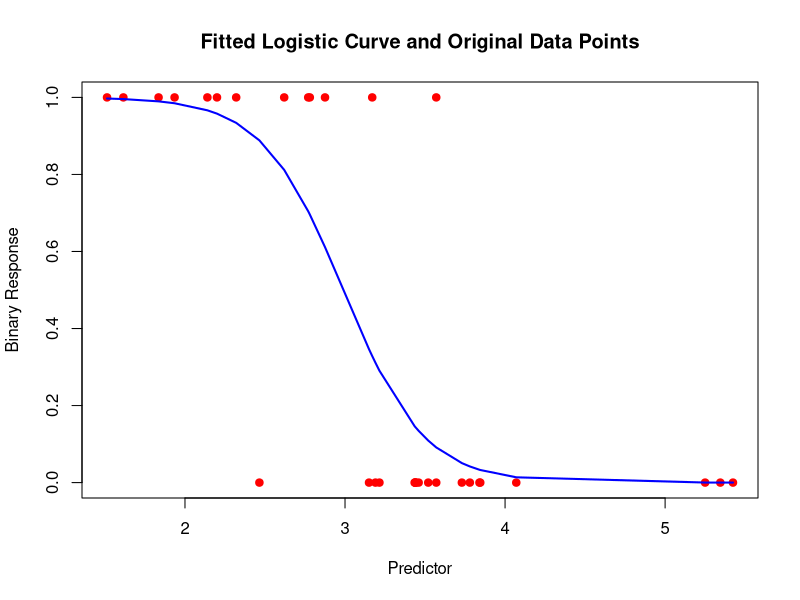
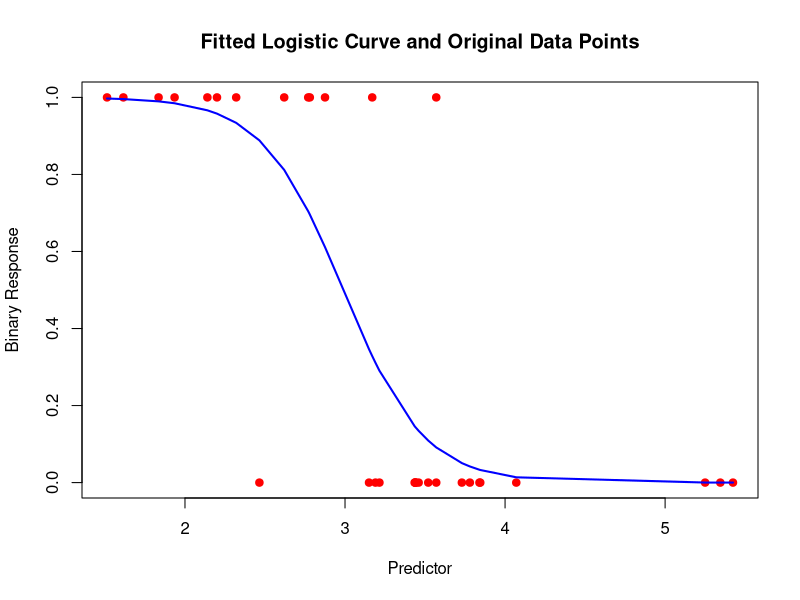

Recreate these plots in R, in order.


# Logistic Function
# Purpose: Computes logistic function for given predictors X and coefficients beta.
# How it Works: Calculates p_i using formula p_i = 1 / (1 + exp(-X^T * beta)), returning predicted probabilities for each observation.
logistic_function <- function(beta, X) {
  # pi = 1 / (1 + exp(-xi^T * beta))
  return(1 / (1 + exp(-X %*% beta)))
}

# Cost Function (Calculating the sum in the argmin equation)
# Purpose: Calculates the cost for the current set of coefficients beta.
# How it Works: Implements logisticfunction as the negative sum of log-likelihood across all observations.
cost_function <- function(beta, X, y) {
  p <- logistic_function(beta, X)
  # -sum(yi * log(pi) + (1 - yi) * log(1 - pi))
  cost <- -sum(y * log(p + 1e-9) + (1 - y) * log(1 - p + 1e-9))  # Adding a small constant to avoid log(0)
  return(cost)
}


# Gradient of the Cost Function
# Purpose: Computes the gradient of the cost function with respect to beta.
# How it Works: Used in gradient descent to determine direction to adjust coefficients beta. Gradient calculated as X^T * (p - y).
gradient_function <- function(beta, X, y) {
  p <- 1 / (1 + exp(-X %*% beta))
  return(t(X) %*% (p - y))
}

# Logistic Regression
# This is a function presented to the user, it takes an X Vector as predictor and y values of 0 or 1 as output variables.
# The learning rate, max iterations, and tolerance can be adjusted by the user.
# Purpose: Optimizes coefficients beta to minimize the cost function.
# How it Works: Initializes beta using least-squares formula (X^T * X)^-1 * X^T * y. 
# Iteratively updates beta in the direction of negative gradient of the cost function,
# scaled by learning rate. Checks for convergence in each iteration. Returns optimized coefficients beta.
logistic_regression <- function(X, y, learning_rate = 0.01, max_iterations = 10000, tolerance = 1e-6) {
  # Initial coefficient estimation using least squares
  beta <- solve(t(X) %*% X) %*% t(X) %*% y
  previous_cost <- Inf
  
  # Iterative optimization process
  for (iteration in 1:max_iterations) {
    current_cost <- cost_function(beta, X, y)
    if (!is.na(current_cost) && !is.infinite(current_cost) && abs(previous_cost - current_cost) < tolerance) {
      break
    }
    previous_cost <- current_cost
    grad <- gradient_function(beta, X, y)
    beta <- beta - learning_rate * grad
  }
  
  # Predict and binarize predictions
  predicted_probs <- logistic_function(beta, X)
  predictions <- ifelse(predicted_probs > 0.5, 1, 0)
  
  # Confusion matrix components
  TP <- sum(predictions == 1 & y == 1)
  TN <- sum(predictions == 0 & y == 0)
  FP <- sum(predictions == 1 & y == 0)
  FN <- sum(predictions == 0 & y == 1)
  
  # Calculate metrics
  prevalence <- sum(y) / length(y)
  accuracy <- (TP + TN) / (TP + TN + FP + FN)
  sensitivity <- TP / (TP + FN)
  specificity <- TN / (TN + FP)
  false_discovery_rate <- FP / (TP + FP)
  diagnostic_odds_ratio <- (TP / FP) / (FN / TN)
  
  # Return a list containing optimized coefficients, confusion matrix, and metrics
  return(list(
    OptimizedCoefficients = beta,
    ConfusionMatrix = matrix(c(TP, FP, FN, TN), nrow = 2, byrow = TRUE),
    Prevalence = prevalence,
    Accuracy = accuracy,
    Sensitivity = sensitivity,
    Specificity = specificity,
    FalseDiscoveryRate = false_discovery_rate,
    DiagnosticOddsRatio = diagnostic_odds_ratio
  ))
}

  
plot_logistic_curve <- function(X, y) {
  # Add an intercept to X
  X_matrix <- cbind(1, X)
  
  # Compute beta estimates using your logistic regression function
  logistic_regression_result <- logistic_regression(X_matrix, y)
  beta_estimates <- logistic_regression_result$OptimizedCoefficients
  
  # Calculate predicted probabilities using the logistic function and beta estimates
  predicted_probabilities <- logistic_function(beta_estimates, X_matrix)
  
  # Create a data frame for plotting
  plot_data <- data.frame(X = X, y = y, predicted = predicted_probabilities)
  
  # Sorting the data for a smooth curve in plot
  plot_data <- plot_data[order(plot_data$X), ]
  
  # Plot the original data points
  plot(y ~ X, data = plot_data, col = "red", xlab = "Predictor", ylab = "Binary Response", 
       main = "Fitted Logistic Curve and Original Data Points",
       pch = 19)  # Points for actual responses
  
  # Add the logistic regression line
  lines(plot_data$X, plot_data$predicted, type = "l", col = "blue", lwd = 2)
}


plot_logistic_curve(mtcars$wt, mtcars$am)

#gpt link for creating cutsom logistic regression and plotting functions: https://chat.openai.com/share/2827b3e8-a2c6-4c1d-ab39-a42235cb1deb
#gpt link for additional editing, and the addition of the matrix and other metrics to the logistic regression function
# https://chat.openai.com/share/39e19490-5083-4928-a5ef-46666b1759e4
  

  
  # EXAMPLE TO BE USED
  data(mtcars)
  
  # Prepare the data
  X <- mtcars$wt
  y <- mtcars$am
  
  # Convert X to a matrix and add an intercept
  X_matrix <- cbind(1, X)
  
  beta_estimates <- logistic_regression(X_matrix, y)
  
  # Print the estimated coefficients
  beta_estimates
  plot_logistic_curve(mtcars$wt, mtcars$am)
  
  
  
  
  
  
  #ACTUAL REGRESSION FOR COMPARISON OF BETA
  data_glm <- data.frame(y = y, X = X)

  # Fit Logistic Regression model using glm()
  model_glm <- glm(y ~ X, data = data_glm, family = binomial(link = "logit"))

  # Display the summary of the model
  summary(model_glm)

  # To get the coefficients
  coefficients(model_glm)

  
# Bootstrap Function
# This is a function presented to the user and it takes the significance level, alpha, the number of bootstraps, B, 
# an X Vector as predictor and y values of 0 or 1 as output variables. 
# Purpose: To compute a more accurate confidence interval for the small data set, beta_estimates. 
# How it works: This function creates a new larger sample, boot_mean, using values from the original data set, beta_estimates.
# This larger sample is made by creating n sized samples, beta_estimates_star, and using the mean of each n sized sample. 
# The n sized samples are made by selecting numbers randomly from the original data set with replacement.
# The function then uses the quantile function to create the new confidence interval using the alpha provided by the user.
Bootstrap_function <- function(alpha, B = 20, X, y) {
  # n is the length of the vector beta_estimates that we computed earlier, but I repeated the calculation here.
  X_matrix <- cbind(1, X)
  logistic_regression_result <- logistic_regression(X_matrix, y)
  beta_estimates <- logistic_regression_result$OptimizedCoefficients
  n <- length(beta_estimates)
  boot_mean <- rep(NA, B)
  for (i in 1:B) {
    beta_estimates_star <- beta_estimates[sample(1:n, replace = TRUE)]
    boot_mean[i] <- mean(beta_estimates_star)
  }
  confidence_int <- quantile(boot_mean, c((alpha/2), 1-(alpha/2)))
  return(confidence_int)
}
